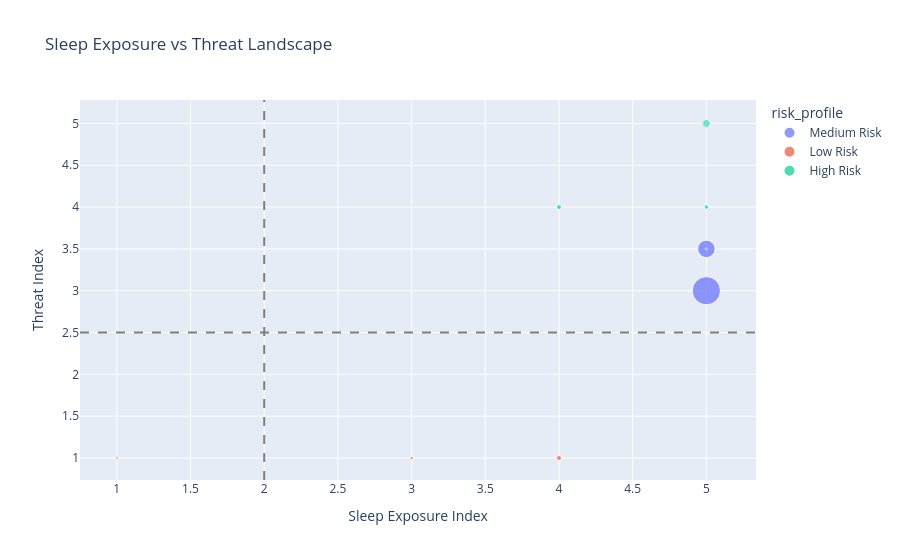

Notebook code for this chart:
### Code cell
# --- تحلیل فضای تهدید و مواجهه در هنگام خواب (Risk vs. Exposure Quadrant Analysis) ---
# این نمودار نشان میدهد که موجودات چقدر در معرض خطر هستند و محیط آنها چقدر تهدیدآمیز است.

fig = px.scatter(
    df,
    x="sleep_exposure_index", # میزان بیدفاع بودن در زمان خواب
    y="threat_index",         # شاخص کلی تهدید در محیط
    color="risk_profile",     # دستهبندی رنگی بر اساس سطح ریسک
    size="body_weight",       # اندازه حباب بر اساس وزن بدن
    hover_data=[
        "total_sleep", "brain_to_body_ratio", 
        "environment_risk_score", "size_class"
    ],
    labels={
        "sleep_exposure_index": "Sleep Exposure Index",
        "threat_index": "Threat Index"
    },
    title="Sleep Exposure vs Threat Landscape"
)

# اضافه کردن خط عمودی میانه برای شاخص مواجهه در خواب 
fig.add_vline(x=df["sleep_exposure_index"].median(), line_dash="dash", line_color="gray")

# اضافه کردن خط افقی میانه برای شاخص تهدید
# تلاقی این دو خط، نمودار را به ۴ ناحیه (امن، شجاع، در معرض خطر و محافظتشده) تقسیم میکند.
fig.add_hline(y=df["threat_index"].median(), line_dash="dash", line_color="gray")

# نمایش نهایی نمودار
fig.show()

### Figure 1 — Plotly figure (JSON) as saved in the notebook; plotly's stock layout.template omitted (floating-point values rounded to 4 significant figures)
{"data": [{"customdata": [[3.3, 0.8584, 3.6, "Large"], [8.3, 6.6, 2.4, "Small"], [3.9, 1.807, 3.8, "Large"], [14.4, 8.333, 2.2, "Micro"], [10.45, 1.6, 3.8, "Medium"], [11.2, 6.0, 2.4, "Small"], [13.2, 17.39, 2.9, "Micro"], [12.8, 6.875, 2.9, "Micro"], [13.2, 6.786, 2.4, "Micro"], [5.4, 5.833, 2.7, "Medium"], [10.3, 16.67, 2.2, "Micro"], [5.4, 6.15, 2.4, "Small"], [15.8, 24.04, 2.5, "Micro"]], "hovertemplate": "risk_profile=Medium Risk<br>Sleep Exposure Index=%{x}<br>Threat Index=%{y}<br>body_weight=%{marker.size}<br>total_sleep=%{customdata[0]}<br>brain_to_body_ratio=%{customdata[1]}<br>environment_risk_score=%{customdata[2]}<br>size_class=%{customdata[3]}<extra></extra>", "legendgroup": "Medium Risk", "marker": {"color": "#636efa", "size": [6654.0, 1.0, 2547.0, 0.12, 35.0, 1.35, 0.023, 0.048, 0.28, 3.6, 0.06, 2.0, 0.104], "sizemode": "area", "sizeref": 16.64, "symbol": "circle"}, "mode": "markers", "name": "Medium Risk", "orientation": "v", "showlegend": true, "type": "scatter", "x": [5, 1, 5, 1, 5, 1, 1, 1, 1, 2, 1, 1, 2], "xaxis": "x", "y": [3.0, 3.0, 3.5, 2.5, 3.5, 3.0, 3.5, 3.5, 3.0, 3.0, 2.5, 3.0, 2.5], "yaxis": "y"}, {"customdata": [[12.5, 13.15, 1, "Medium"], [19.7, 13.04, 1, "Micro"], [14.5, 7.758, 1.3, "Small"], [9.7, 8.436, 1, "Large"], [10.3, 4.364, 1.7, "Micro"], [8.4, 16.0, 1, "Micro"], [8.6, 8.333, 2, "Small"], [10.7, 4.459, 2, "Small"], [10.7, 25.0, 2, "Micro"], [6.1, 12.41, 1.3, "Small"], [18.1, 1.35, 1, "Large"], [12, 1.961, 1.9, "Large"], [6.2, 3.824, 1.6, "Large"], [13, 3.289, 1, "Medium"], [10.8, 1.57, 1, "Large"], [19.9, 25.0, 1, "Micro"], [8, 21.29, 1, "Large"], [10.6, 24.59, 1.5, "Micro"], [19.4, 3.706, 1.5, "Small"], [17.4, 3.086, 1.5, "Medium"], [17, 32.29, 2, "Micro"], [13.7, 7.037, 1.7, "Small"], [12.5, 9.142, 2, "Medium"], [9.8, 11.9, 1, "Medium"], [9.6, 26.32, 2.3, "Medium"], [6.6, 16.4, 2, "Small"], [11, 8.929, 2, "Small"], [13.3, 2.889, 1.7, "Small"], [19.4, 1.114, 1.5, "Medium"], [10.45, 4.198, 2, "Medium"]], "hovertemplate": "risk_profile=Low Risk<br>Sleep Exposure Index=%{x}<br>Threat Index=%{y}<br>body_weight=%{marker.size}<br>total_sleep=%{customdata[0]}<br>brain_to_body_ratio=%{customdata[1]}<br>environment_risk_score=%{customdata[2]}<br>size_class=%{customdata[3]}<extra></extra>", "legendgroup": "Low Risk", "marker": {"color": "#EF553B", "size": [3.385, 0.023, 3.3, 52.16, 0.55, 0.075, 3.0, 0.785, 0.2, 1.41, 60.0, 207.0, 85.0, 36.33, 100.0, 0.01, 62.0, 0.122, 1.7, 3.5, 0.48, 1.62, 4.288, 4.235, 6.8, 0.75, 1.4, 0.9, 3.5, 4.05], "sizemode": "area", "sizeref": 16.64, "symbol": "circle"}, "mode": "markers", "name": "Low Risk", "orientation": "v", "showlegend": true, "type": "scatter", "x": [1, 1, 2, 1, 1, 1, 2, 2, 2, 2, 1, 4, 3, 1, 1, 1, 1, 1, 1, 1, 2, 1, 2, 1, 3, 2, 2, 1, 1, 1], "xaxis": "x", "y": [1.0, 1.0, 1.0, 1.0, 2.0, 1.0, 2.0, 2.0, 2.0, 1.0, 1.0, 1.0, 1.0, 1.0, 1.0, 1.0, 1.0, 1.5, 1.5, 1.5, 2.0, 2.0, 2.0, 1.0, 2.0, 2.0, 2.0, 2.0, 1.5, 2.0], "yaxis": "y"}, {"customdata": [[16.5, 6.196, 3.7, "Small"], [9.8, 17.01, 4, "Medium"], [6.2, 1.056, 4.3, "Large"], [12.5, 15.06, 4.5, "Micro"], [3.9, 0.9097, 5, "Large"], [3.1, 2.239, 5, "Large"], [10.45, 1.285, 5, "Large"], [3.8, 4.158, 5, "Medium"], [13.8, 39.6, 3.4, "Micro"], [8.2, 5.288, 4.2, "Small"], [2.9, 1.257, 5, "Large"], [9.1, 27.99, 3.9, "Micro"], [10.45, 1.96, 5, "Large"], [10.9, 11.5, 4, "Medium"], [8.4, 0.9375, 4, "Large"], [8.4, 4.84, 5, "Small"], [2.6, 6.622, 5, "Medium"], [3.8, 3.153, 5, "Large"], [10.3, 13.84, 3.7, "Medium"]], "hovertemplate": "risk_profile=High Risk<br>Sleep Exposure Index=%{x}<br>Threat Index=%{y}<br>body_weight=%{marker.size}<br>total_sleep=%{customdata[0]}<br>brain_to_body_ratio=%{customdata[1]}<br>environment_risk_score=%{customdata[2]}<br>size_class=%{customdata[3]}<extra></extra>", "legendgroup": "High Risk", "marker": {"color": "#00cc96", "size": [0.92, 10.55, 160.0, 0.425, 465.0, 187.1, 529.0, 27.66, 0.101, 1.04, 521.0, 0.005, 250.0, 10.0, 192.0, 2.5, 14.83, 55.5, 4.19], "sizemode": "area", "sizeref": 16.64, "symbol": "circle"}, "mode": "markers", "name": "High Risk", "orientation": "v", "showlegend": true, "type": "scatter", "x": [2, 4, 5, 4, 5, 5, 5, 5, 1, 3, 5, 2, 5, 4, 4, 5, 5, 5, 3], "xaxis": "x", "y": [4.0, 4.0, 4.0, 4.5, 5.0, 5.0, 5.0, 5.0, 4.0, 4.5, 5.0, 4.5, 5.0, 4.0, 4.0, 5.0, 5.0, 5.0, 4.0], "yaxis": "y"}], "layout": {"legend": {"itemsizing": "constant", "title": {"text": "risk_profile"}, "tracegroupgap": 0}, "shapes": [{"line": {"color": "gray", "dash": "dash"}, "type": "line", "x0": 2, "x1": 2, "xref": "x", "y0": 0, "y1": 1, "yref": "y domain"}, {"line": {"color": "gray", "dash": "dash"}, "type": "line", "x0": 0, "x1": 1, "xref": "x domain", "y0": 2.5, "y1": 2.5, "yref": "y"}], "title": {"text": "Sleep Exposure vs Threat Landscape"}, "xaxis": {"anchor": "y", "domain": [0, 1], "title": {"text": "Sleep Exposure Index"}}, "yaxis": {"anchor": "x", "domain": [0, 1], "title": {"text": "Threat Index"}}}}
